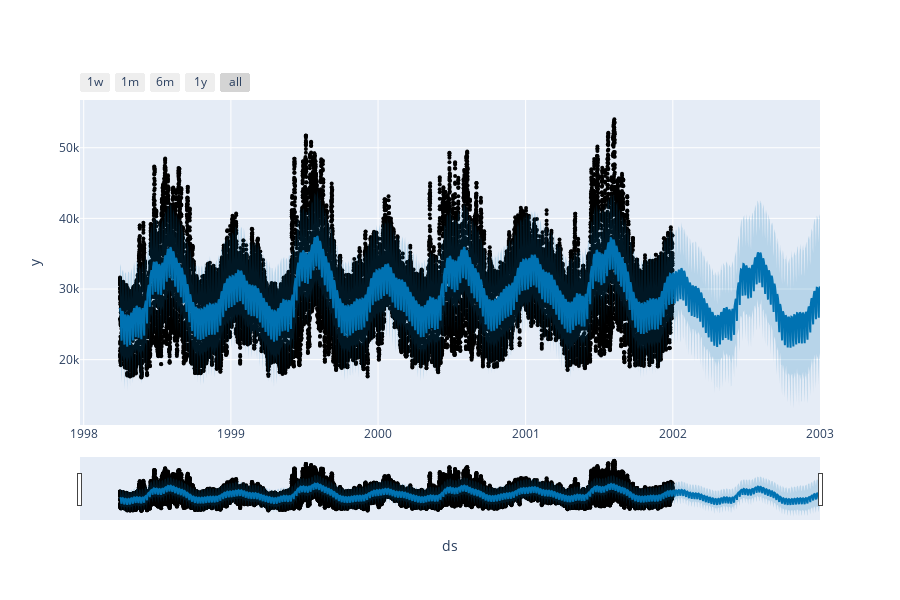

The notebook cell saved with this chart:
### Code cell
plot_plotly(model, forecast)

### Figure 1 — Plotly figure (JSON) as saved in the notebook; plotly's stock layout.template omitted (floating-point values rounded to 4 significant figures; data arrays with more than 128 entries replaced by an {"elided": "..."} marker saying what was removed)
{"data": [{"marker": {"color": "black", "size": 4}, "mode": "markers", "name": "Actual", "type": "scatter", "x": {"elided": "32896 str values"}, "y": {"elided": "32896 int values"}}, {"hoverinfo": "skip", "line": {"width": 0}, "mode": "lines", "type": "scatter", "x": {"elided": "1737 str values"}, "y": {"elided": "1737 float values"}}, {"fill": "tonexty", "fillcolor": "rgba(0, 114, 178, 0.2)", "line": {"color": "#0072B2", "width": 2}, "mode": "lines", "name": "Predicted", "type": "scatter", "x": {"elided": "1737 str values"}, "y": {"elided": "1737 float values"}}, {"fill": "tonexty", "fillcolor": "rgba(0, 114, 178, 0.2)", "hoverinfo": "skip", "line": {"width": 0}, "mode": "lines", "type": "scatter", "x": {"elided": "1737 str values"}, "y": {"elided": "1737 float values"}}], "layout": {"height": 600, "showlegend": false, "width": 900, "xaxis": {"rangeselector": {"buttons": [{"count": 7, "label": "1w", "step": "day", "stepmode": "backward"}, {"count": 1, "label": "1m", "step": "month", "stepmode": "backward"}, {"count": 6, "label": "6m", "step": "month", "stepmode": "backward"}, {"count": 1, "label": "1y", "step": "year", "stepmode": "backward"}, {"step": "all"}]}, "rangeslider": {"visible": true}, "title": {"text": "ds"}, "type": "date"}, "yaxis": {"title": {"text": "y"}}}}
